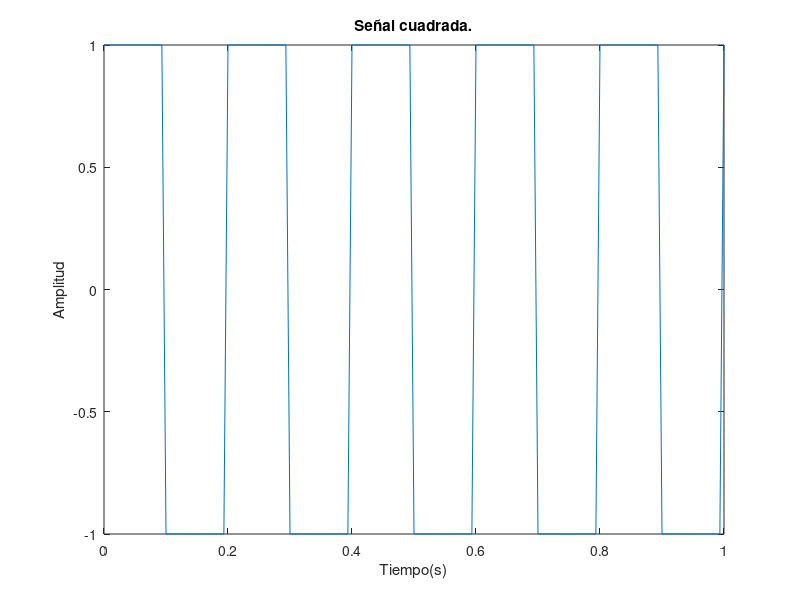
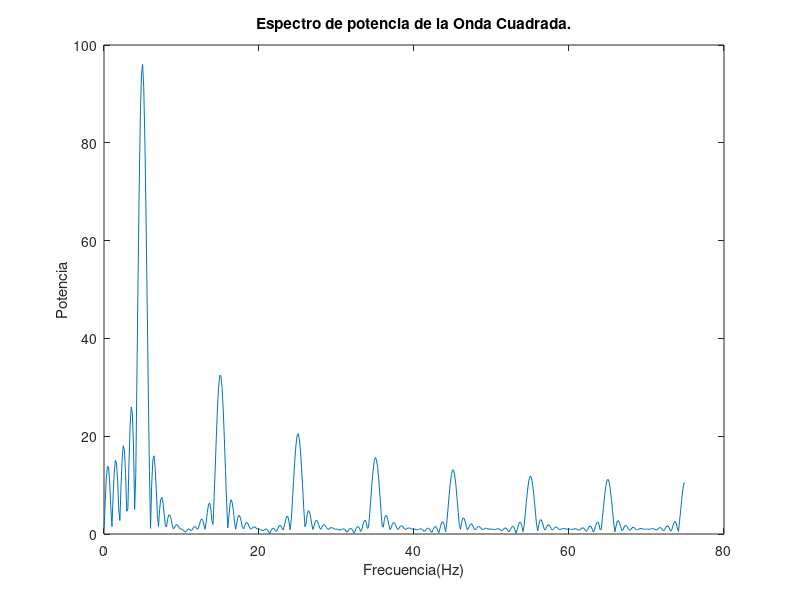

MATLAB code to generate these figures, in order:
% Espectro de una onda cuadrada.

Fs = 150;
t = 0: 1 / Fs: 1;
f = 5;
x = square(2*pi*t*f);
nfft = 1024;
X = fft(x, nfft);
X = X(1:nfft / 2);
mx = abs(X);
f = (0: nfft / 2-1) * Fs / nfft;
figure(1);
plot(t, x);
title('Señal cuadrada.');
xlabel('Tiempo(s)');
ylabel('Amplitud');
figure(2);
plot(f, mx);
title('Espectro de potencia de la Onda Cuadrada.');
xlabel('Frecuencia(Hz)');
ylabel('Potencia');
